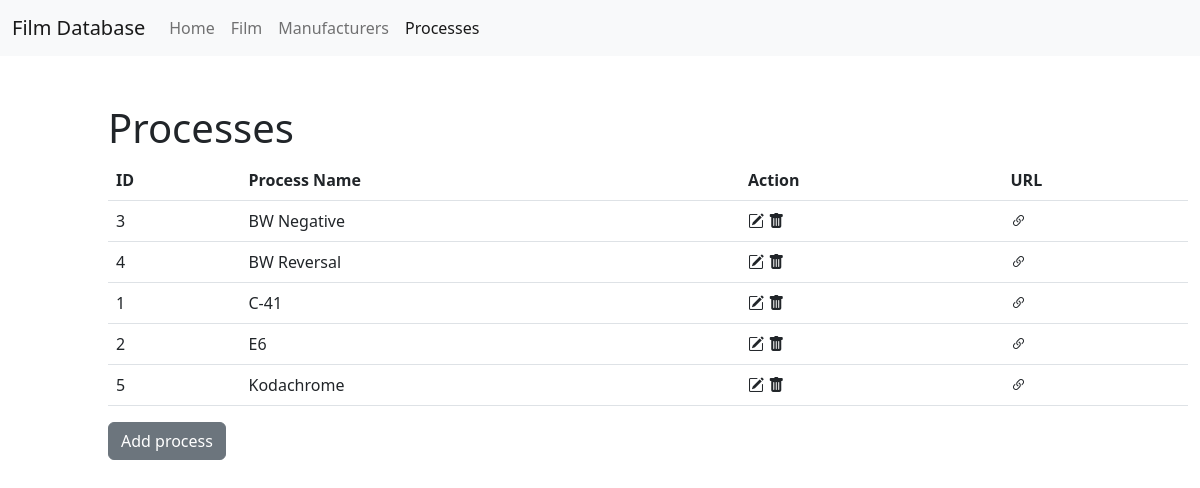
/processes, run on an earlier commit of the app's database.
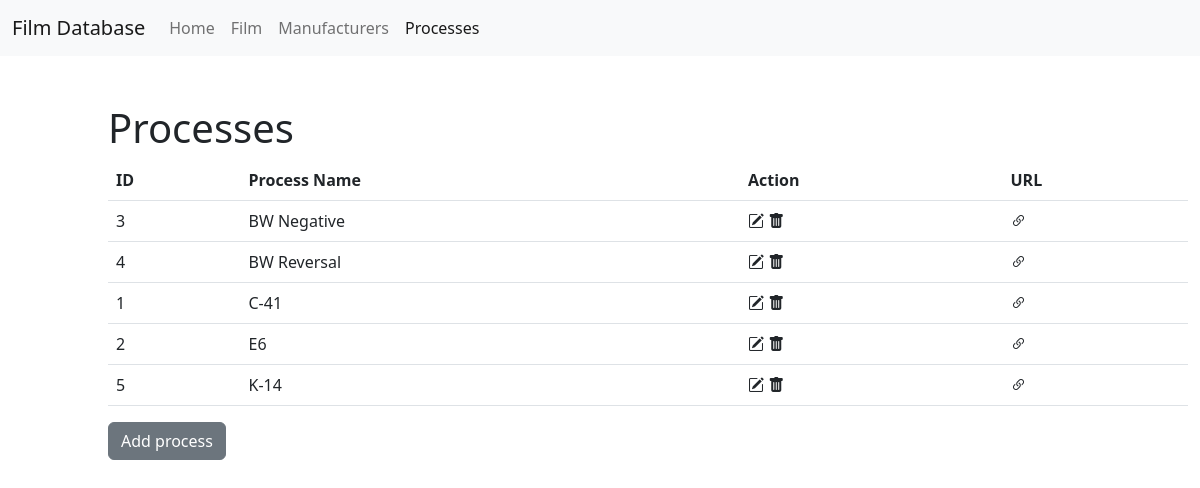
And on a later commit of the database.
### tables this page shows
CREATE TABLE process (
	process_id	INTEGER	PRIMARY KEY	AUTOINCREMENT,
	process_name	TEXT	NOT NULL,
	process_wiki_url	TEXT
);

### app.py (the view, shortened to what this page needs)
@app.route('/processes', methods = ['GET','POST'])
def processes():
    if request.method == 'GET':
        process_id = request.args.get('process_id')
        process_info = query_process_info()
        return render_template('process/process.html', process_info=process_info, title='Processes')

### app.py (called while the page is built)
def query_process_info():
    db_file = 'filmDB.db'
    connection = sqlite3.connect(db_file)
    cursor = connection.cursor()
    cursor.execute("""
    SELECT process_id, process_name, process_wiki_url FROM process
    ORDER BY process_name;
    """)
    manufacturer_info = cursor.fetchall()
    connection.commit()
    connection.close()
    return manufacturer_info

### templates/process/process.html (shortened to what this page needs)
{% extends "base.html" %}
{% block body %}
<section class="m-5" id="manufacturer_table">
  <div class="container m-5 justify-content-center">
    <h1>Processes</h1>
    <table class="table">
      <thead>
        <tr>
          <th scope="col">ID</th>
          <th scope="col">Process Name</th>
          <th scope="col">Action</th>
          <th scope="col">URL</th>
        </tr>
      </thead>
      <tbody>
        {% for process in process_info %}
        <tr>
          <td>{{ process[0] }}</td>
          <td>{{ process[1] }}</td>
          <td><a href="{{ url_for('edit_process', process_id=process[0]) }}" role="button" class="link-dark"><i class="bi-pencil-square"></i></a>
            <a href="{{ url_for('delete_process', process_id=process[0]) }}" role="button" class="link-dark"><i class="bi-trash-fill"></i></a>
          </td>
          <td><a href="{{ process[2] }}" role="button" class="link-dark"><i class="bi-link-45deg"></i></td>
        </tr>
        {% endfor %}
      </tbody>
    </table>
    <a class="btn btn-secondary" href="{{ url_for('add_process') }}" role="button">Add process</a>
  </div>
</section>
{% endblock %}

### templates/base.html (shortened to what this page needs)
<!doctype html>
<html lang="en">
<head>
  <link href="https://cdn.jsdelivr.net/npm/bootstrap@5.2.3/dist/css/bootstrap.min.css" rel="stylesheet"
>
    <link rel="stylesheet" href="https://cdn.jsdelivr.net/npm/bootstrap-icons@1.5.0/font/bootstrap-icons.css">
</head>
<body>
  <nav class="navbar navbar-expand-lg bg-light">
    <div class="container-fluid">
      <a class="navbar-brand" href="#">Film Database</a>
      <div class="collapse navbar-collapse" id="navbarSupportedContent">
        <ul class="navbar-nav me-auto mb-2 mb-lg-0">
          {% if title == 'Home' %}
          <li class="nav-item">
            <a class="nav-link active" aria-current="page" href="{{ url_for('home_page') }}">Home</a>
          </li>
          {% else %}
          <li class="nav-item">
            <a class="nav-link" aria-current="page" href="{{ url_for('home_page') }}">Home</a>
          </li>
          {% endif %}
          {% if title == 'Film' %}
          <li class="nav-item">
            <a class="nav-link active" href="{{ url_for('film') }}">Film</a>
          </li>
          {% else %}
          <li class="nav-item">
            <a class="nav-link" href="{{ url_for('film') }}">Film</a>
          </li>
          {% endif %}
          {% if title == 'Manufacturers' %}
          <li class="nav-item">
            <a class="nav-link active" href="{{ url_for('manufacturers') }}">Manufacturers</a>
          </li>
          {% else %}
          <li class="nav-item">
            <a class="nav-link" href="{{ url_for('manufacturers') }}">Manufacturers</a>
          </li>
          {% endif %}
          {% if title == 'Processes' %}
          <li class="nav-item">
            <a class="nav-link active" href="{{ url_for('processes') }}">Processes</a>
          </li>
          {% else %}
          <li class="nav-item">
            <a class="nav-link" href="{{ url_for('processes') }}">Processes</a>
          </li>
          {% endif %}
        </ul>
      </div>
    </div>
  </nav>
  {% block body %}{% endblock %}
</body>
</html>

What changed in the data, as far as the page shows it:
changed process id 5: process_name "Kodachrome" → "K-14"
